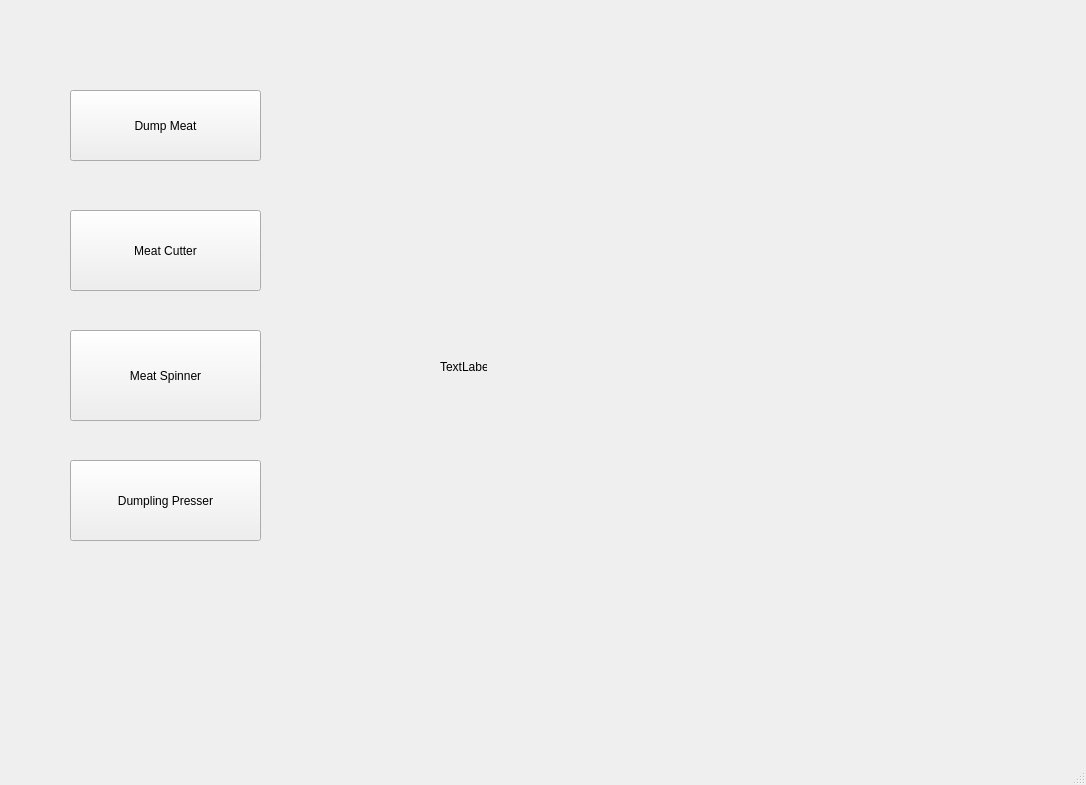
<?xml version="1.0" encoding="UTF-8"?>
<ui version="4.0">
 <class>DumplingBot9000</class>
 <widget class="QMainWindow" name="DumplingBot9000">
  <property name="geometry">
   <rect>
    <x>0</x>
    <y>0</y>
    <width>1086</width>
    <height>785</height>
   </rect>
  </property>
  <property name="windowTitle">
   <string>MainWindow</string>
  </property>
  <widget class="QWidget" name="centralwidget">
   <widget class="QPushButton" name="DumpMeat">
    <property name="geometry">
     <rect>
      <x>70</x>
      <y>90</y>
      <width>191</width>
      <height>71</height>
     </rect>
    </property>
    <property name="text">
     <string>Dump Meat</string>
    </property>
   </widget>
   <widget class="QPushButton" name="MeatCutter">
    <property name="geometry">
     <rect>
      <x>70</x>
      <y>210</y>
      <width>191</width>
      <height>81</height>
     </rect>
    </property>
    <property name="text">
     <string>Meat Cutter</string>
    </property>
   </widget>
   <widget class="QPushButton" name="MeatSpinner">
    <property name="geometry">
     <rect>
      <x>70</x>
      <y>330</y>
      <width>191</width>
      <height>91</height>
     </rect>
    </property>
    <property name="text">
     <string>Meat Spinner</string>
    </property>
   </widget>
   <widget class="QPushButton" name="DumplingPresser">
    <property name="geometry">
     <rect>
      <x>70</x>
      <y>460</y>
      <width>191</width>
      <height>81</height>
     </rect>
    </property>
    <property name="text">
     <string>Dumpling Presser</string>
    </property>
   </widget>
   <widget class="QLabel" name="label">
    <property name="geometry">
     <rect>
      <x>440</x>
      <y>360</y>
      <width>47</width>
      <height>14</height>
     </rect>
    </property>
    <property name="text">
     <string>TextLabel</string>
    </property>
   </widget>
  </widget>
  <widget class="QMenuBar" name="menubar">
   <property name="geometry">
    <rect>
     <x>0</x>
     <y>0</y>
     <width>1086</width>
     <height>22</height>
    </rect>
   </property>
  </widget>
  <widget class="QStatusBar" name="statusbar"/>
 </widget>
 <resources/>
 <connections/>
</ui>
